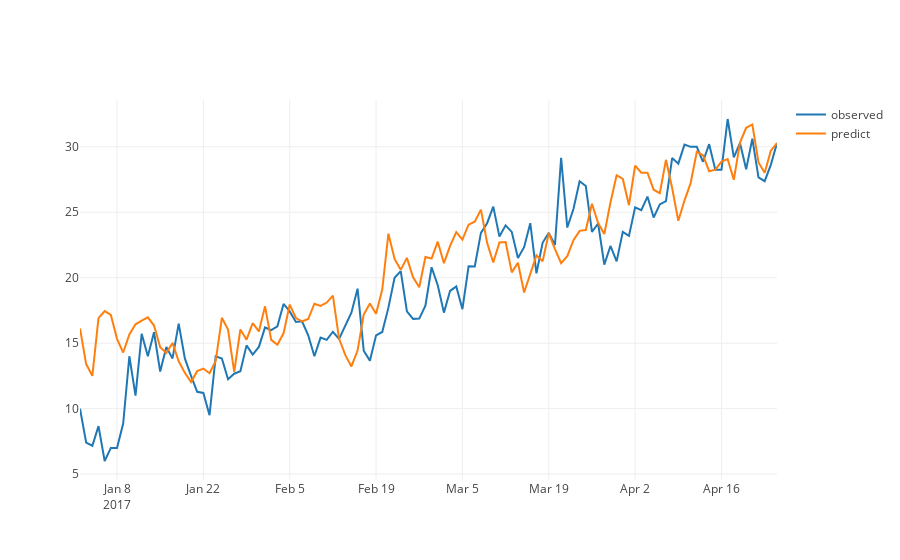

This figure's notebook cell:
### Code cell
fig = go.Figure()

fig.add_trace(go.Scatter(
    x=pd.to_datetime(val.index.values),
    y=df_train['meantemp'],
    name='observed'
))

fig.add_trace(go.Scatter(
    x=pd.to_datetime(val.index.values),
    y=val,
    name = 'predict'
))

fig.show()
